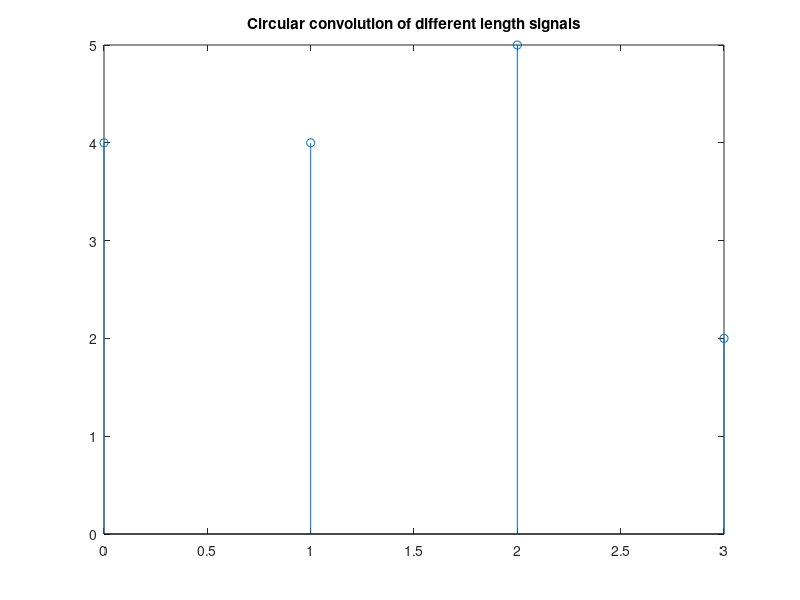

Reproduce this figure in MATLAB.
x = [2,1]
y = [2,1,2,0]
a = length(x)
b = length(y)
l = max(a,b)
x = [x zeros(1, l-a)]
y = [y zeros(1, l-b)]
f = ifft(fft(x).* fft(y))
t = 0:1:3
stem(t,f)
title('Circular convolution of different length signals')